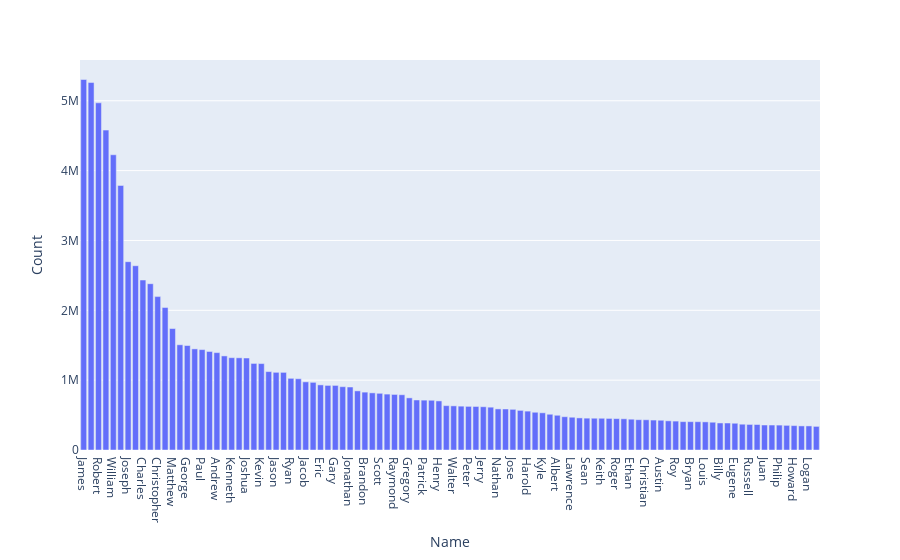

The notebook cell saved with this chart:
### Code cell
fig = px.bar(data1_100MM, x="Name", y="Count")
fig.show()
#以下為男性

### Figure 1 — Plotly figure (JSON) as saved in the notebook; plotly's stock layout.template omitted (floating-point values rounded to 4 significant figures)
{"data": [{"alignmentgroup": "True", "hovertemplate": "Name=%{x}<br>Count=%{y}<extra></extra>", "legendgroup": "", "marker": {"color": "#636efa", "pattern": {"shape": ""}}, "name": "", "offsetgroup": "", "orientation": "v", "showlegend": false, "textposition": "auto", "type": "bar", "x": ["James", "John", "Robert", "Michael", "William", "David", "Joseph", "Richard", "Charles", "Thomas", "Christopher", "Daniel", "Matthew", "Anthony", "George", "Donald", "Paul", "Mark", "Andrew", "Steven", "Kenneth", "Edward", "Joshua", "Brian", "Kevin", "Timothy", "Jason", "Ronald", "Ryan", "Jeffrey", "Jacob", "Nicholas", "Eric", "Frank", "Gary", "Stephen", "Jonathan", "Justin", "Brandon", "Larry", "Scott", "Benjamin", "Raymond", "Samuel", "Gregory", "Alexander", "Patrick", "Jack", "Henry", "Dennis", "Walter", "Tyler", "Peter", "Aaron", "Jerry", "Adam", "Nathan", "Douglas", "Jose", "Zachary", "Harold", "Arthur", "Kyle", "Carl", "Albert", "Jeremy", "Lawrence", "Gerald", "Sean", "Joe", "Keith", "Willie", "Roger", "Jesse", "Ethan", "Terry", "Christian", "Harry", "Austin", "Ralph", "Roy", "Noah", "Bryan", "Jordan", "Louis", "Bruce", "Billy", "Dylan", "Eugene", "Wayne", "Russell", "Alan", "Juan", "Gabriel", "Philip", "Vincent", "Howard", "Fred", "Logan", "Randy"], "xaxis": "x", "y": [5304407, 5260831, 4970386, 4579950, 4226608, 3787547, 2695970, 2638187, 2433540, 2381034, 2196198, 2039641, 1738699, 1506437, 1495736, 1447641, 1437346, 1410637, 1394274, 1347137, 1321790, 1319807, 1316998, 1239444, 1237204, 1122610, 1112091, 1111459, 1026185, 1020570, 975297, 968611, 932323, 924751, 924718, 906367, 901897, 846720, 828500, 818093, 811733, 800321, 795468, 791052, 746456, 716159, 713972, 711970, 702836, 634888, 631880, 627809, 624703, 623260, 619534, 613090, 588399, 587147, 582242, 567305, 556704, 540307, 532546, 511826, 497184, 476599, 469128, 459573, 456056, 454987, 454311, 452027, 449323, 446751, 440943, 434103, 432774, 428640, 426133, 417786, 413772, 406062, 405573, 405211, 402583, 397629, 387105, 386496, 382946, 369307, 365975, 364887, 357801, 357532, 356424, 352791, 349397, 345020, 344794, 337986], "yaxis": "y"}], "layout": {"barmode": "relative", "legend": {"tracegroupgap": 0}, "margin": {"t": 60}, "xaxis": {"anchor": "y", "domain": [0, 1], "title": {"text": "Name"}}, "yaxis": {"anchor": "x", "domain": [0, 1], "title": {"text": "Count"}}}}
